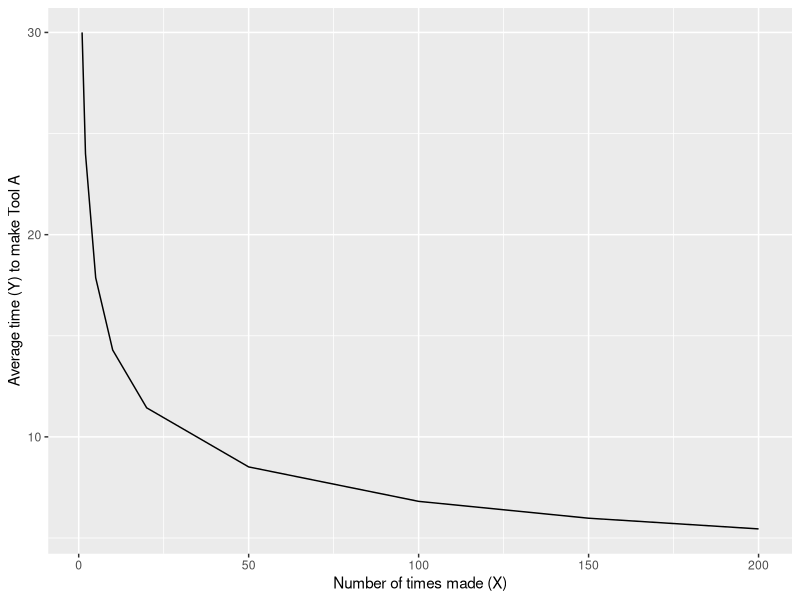
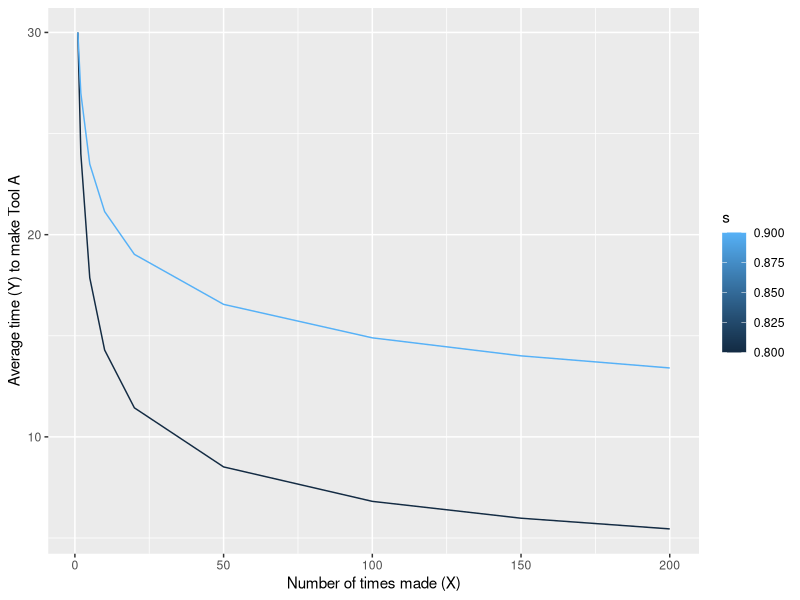
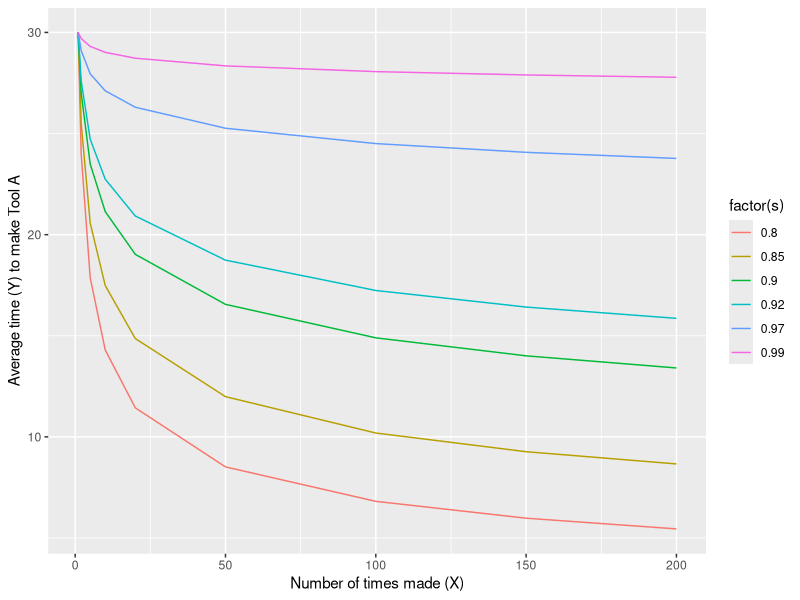

R code for these plots, in order:
# example_learning_curves.R

# Learning Curves  ###########################################
# Load packages
library(dplyr)
library(ggplot2)

# We might also want to estimate the learning curve involved in certain decisions. 
# For example, suppose we have Decision X, 
# the choice to make and use tool A instead of tool B. 
# Decision X is costly to our time at first, 
# but over time, we are expected to get better at making tool A.
# Suppose Tool A has an S = 80% learning curve.

# Learning Curve Formula: Y = aX^b
# suppose a 80% learning curve 
s <- 0.80

# means each time quantity doubles, you gain 20% in efficiency.
gains <- 1 - s

# Calculate the slope of the learning curve
b <- log(s) / log(2.00)

# If it takes 30 hours to make 
# tool A at the beginning...
a <- 30

# What happens if we make tool A many times?
x <- c(1, 2, 5, 10, 20, 50, 100, 150, 200)

# Our slope suggests that the average time to make Tool A becomes...
y <- a * x^b
y

# Let's plot that learning curve!
data = tibble(x, y)

# Visualize it!
ggplot() +
  geom_line(data = data, mapping = aes(x = x, y = y)) +
  labs(x = "Number of times made (X)", y = "Average time (Y) to make Tool A")


# Using 2 Learning Curves #########################

data2 = bind_rows(
  tibble(
    a = 30,
    x = c(1, 2, 5, 10, 20, 50, 100, 150, 200),
    s = 0.80,
    y = a * x^ (log(s) / log(2.00))
  ),
  tibble(
    a = 30,
    x = c(1, 2, 5, 10, 20, 50, 100, 150, 200),
    s = 0.90,
    y = a * x^ (log(s) / log(2.00))
  )
)


ggplot() +
  geom_line(data = data2, 
            mapping = aes(
              x = x, y = y,
              group = s, color = s)) +
  labs(x = "Number of times made (X)",
       y = "Average time (Y) to make Tool A")

# Using 3 Learning Curves! #######################


data3 = tibble(s = c(0.80, 0.85, 0.90, 0.92, 0.97, 0.99)) %>%
  # For each s...
  group_by(s) %>%
  # Make this vector!
  reframe(
    a = 30,
    x = c(1, 2, 5, 10, 20, 50, 100, 150, 200),
    y = a * x^ (log(s) / log(2.00))    
  )

# View it!
data3

# Visualize it!
ggplot() +
  # Let's make color = factor(s)
  # That splits the colors into a discrete color scale
  geom_line(data = data3, 
            mapping = aes(
              x = x, y = y,
              group = s, color = factor(s) )) +
  labs(x = "Number of times made (X)",
       y = "Average time (Y) to make Tool A")


# Z. Done!
# Clear environment
rm(list = ls())

